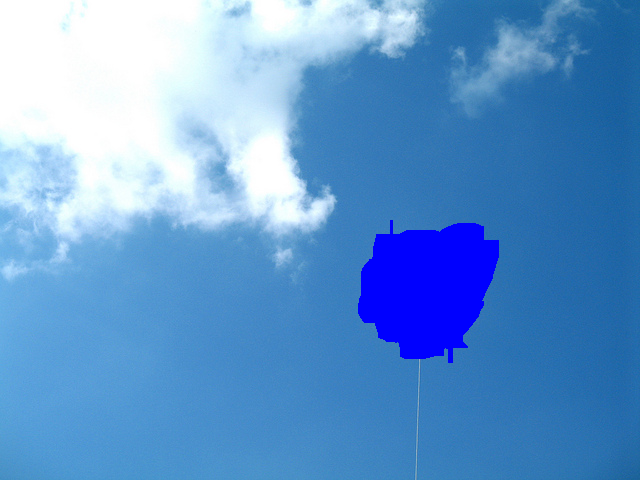
#> input picture drawing.png, 640 x 480 px
$ python pixel_replacer.py   (older library calls are emulated)
#> lines starting #> are read from the running program, lines starting #| are printed output that depends on the picture; after the words box and inside, x2 and y2 are one past the last pixel; in counts of white or black regions, pixels touching at a corner belong together
"""
# Project: Object Extraction
# Filename: pixel_estimator.py
# Description: Algorithm for replacing the pixels inside of
#              an image with estimated pixel values using the
#              pixels around that area.
#
# Collaborator: Eliasar Gandara
#
# Date Created: 2/25/15
# Last Modified: 2/25/15
"""

from PIL import Image
from numpy import *
from scipy import misc

# --------------------------------------------------------------------------------------------------------

def isPatternUsable(kernel, row, column):
    index = 0
    for i in range(0,9):
        red, green, blue = kernel[index]
        index += 1
        if (red < 50 and green < 50 and blue > 200):
            return False
    return True

# --------------------------------------------------------------------------------------------------------

def getPattern(painted, row, column):
    height, width, dimensions = painted.shape   # assigns the height, width, and dimensions of the array to variables
    red, green, blue = 0, 0, 0
    pixel = painted[row][column]

    if ((row > 0 and column > 0) and
        (row > 0 and column < width - 2) and
        (row < height - 2 and column > 0) and
        (row < height - 2 and column < width - 2)):
        best_pattern = []

        top_left_pattern = []           # Lists for holding the pixel kernel
        bottom_left_pattern = []        # for the pattern to use
        top_right_pattern = []
        bottom_right_pattern = []

        for i in range(-9, -6):                                         # Retrieve the pixel kernels for the
            for j in range(-9, -6):                                     # four different diagonals from the pixel
                top_left_pattern.append(painted[row + i][column + j])

        for i in range(-9, -6):
            for j in range(9, 12):
                top_right_pattern.append(painted[row + i][column + j])

        for i in range(9, 12):
            for j in range(-9, -6):
                bottom_left_pattern.append(painted[row + i][column + j])

        for i in range(9, 12):
            for j in range(9, 12):
                bottom_right_pattern.append(painted[row + i][column + j])

        top_left_total = 0              # Add up the total pixel values in
        bottom_left_total = 0           # each of the lists
        top_right_total = 0
        bottom_right_total = 0

        isTopLeftUsable = isPatternUsable(top_left_pattern, row, column)          # Booleans used for checking if a
        isBottomLeftUsable = isPatternUsable(bottom_left_pattern, row, column)    # specific list is usable for the
        isTopRightUsable = isPatternUsable(top_right_pattern, row, column)        # pattern
        isBottomRightUsable = isPatternUsable(bottom_right_pattern, row, column)

        for pixel in range(0, 9):
            for value in range(0,3):
                top_left_total += top_left_pattern[pixel][value]
                bottom_left_total += top_left_pattern[pixel][value]
                top_right_total += top_left_pattern[pixel][value]
                bottom_right_total += top_left_pattern[pixel][value]

        if (isTopLeftUsable):
            return top_left_pattern
        elif (isBottomLeftUsable):
            return bottom_left_pattern
        elif (isTopRightUsable):
            return top_right_pattern
        elif (isBottomRightUsable):
            return bottom_right_pattern

        # Next check which direction you just moved from to determine which function to return
        # This will require being able to go in a circle around the painted area


# --------------------------------------------------------------------------------------------------------

def main():

    painted_image = "drawing.png"


    painted = misc.imread(painted_image) # assigns the data from the painted image into a nupy array
#> painted is the input picture: shape (480, 640, 3); mean R, G, B 96.8, 150.3, 207.5

    height, width, dimensions = painted.shape   # assigns the height, width, and dimensions of the array to variables
#> height = 480; width = 640; dimensions = 3

    for row in range(0, height):                # iterates through the rows of the arrray
        for column in range(0, width):          # iterates through the columns of the array
            red, green, blue = painted[row][column]
            if (red < 50 and green < 50 and blue > 200):
                pattern = getPattern(painted, row, column) # gets a pixel kernel that is 3x3 pixels

                index = 0
                for i in range(-2, 1):      # changes the pixels in the original pixel array
                    for j in range(-2, 1):  # with the pixel kernel in pattern
                        painted[row + i][column + j] = pattern[index]
                        index += 1
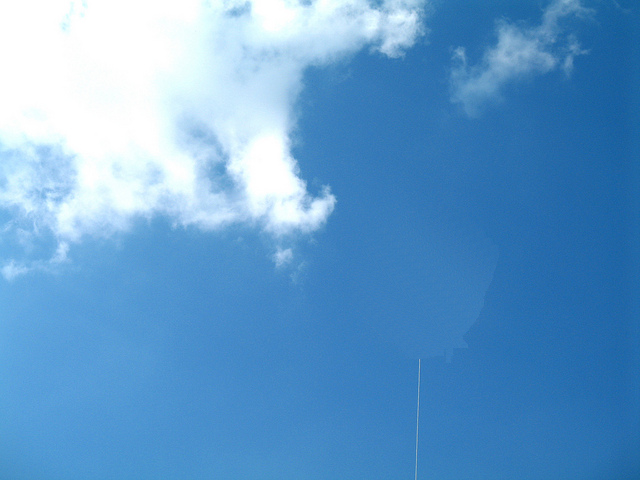
#> painted: shape (480, 640, 3); 4.86% of pixels changed, all inside (x1, y1, x2, y2) = (356, 218, 499, 363)

    new_image = Image.fromarray(painted)    # Creates an image object from the pixels in the array
    new_image.show()    # displays the new_image to the screen

# --------------------------------------------------------------------------------------------------------

main() # Calls all of the functions into a main function
